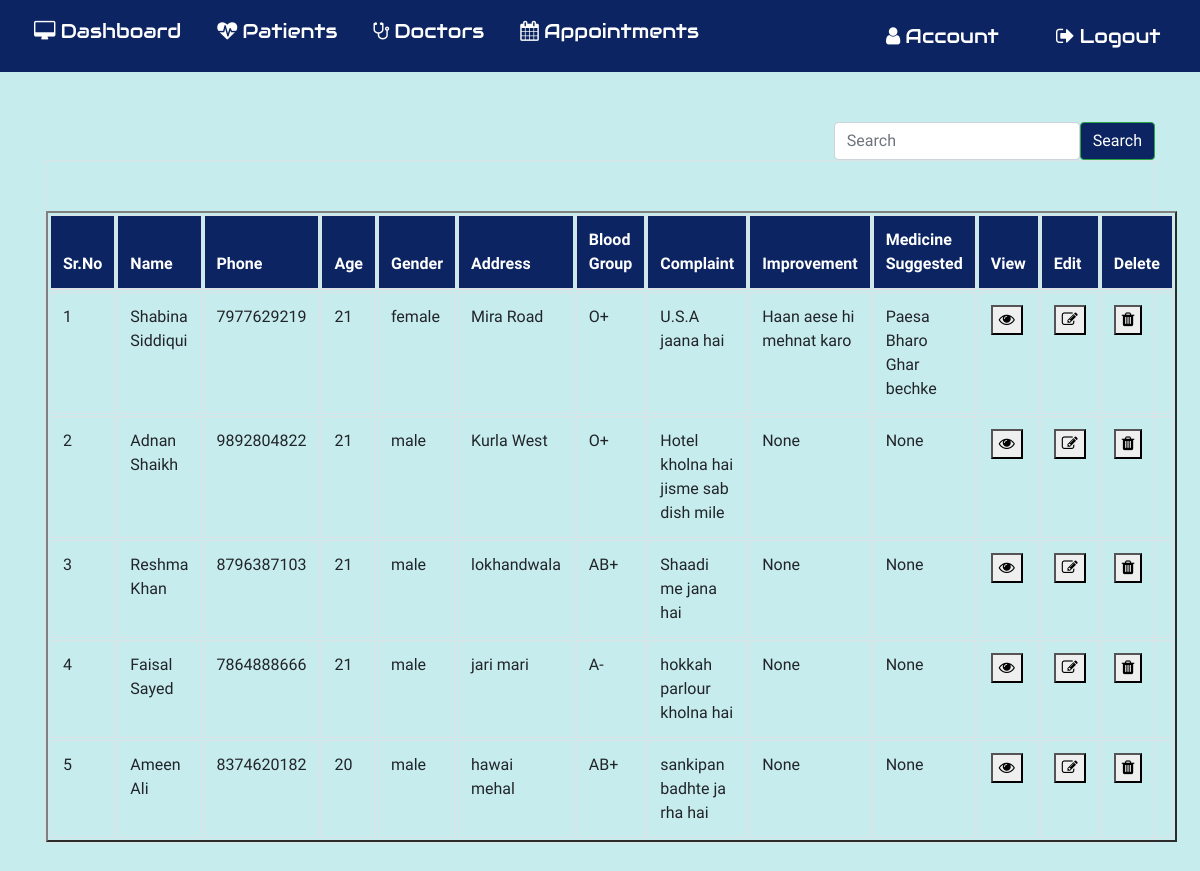
Screenshot of /patientrecord (signed in) with the database file from the repository.
### application/routes.py (models this page shows, shortened)
class Patient(db.Model):
  __tablename__ = 'Patient'
  id = db.Column(db.Integer, primary_key=True)
  pname = db.Column(db.String(20))
  age= db.Column(db.String(20))
  phone=db.Column(db.String(20))
  gender=db.Column(db.String(10))
  bgroup=db.Column(db.String(5))
  state=db.Column(db.String(15))
  address=db.Column(db.String(100))
  mstatus=db.Column(db.String(10))
  complaint=db.Column(db.String(5000))
  improvement=db.Column(db.String(5000))
  medicine_suggested=db.Column(db.String(5000))
  pat_image = db.Column(db.String(20), nullable=False, default='default.jpg')

### application/routes.py (the view, shortened to what this page needs)
@app.route('/patientrecord', methods = ['GET','POST'])
def patientrecord():
  if 'username' in session:
    if request.method == 'GET':
      patrcd= Patient.query.all()
      return render_template("patientrecord.html",patrcd=patrcd)
    return render_template('patientrecord.html')
  else:
    return redirect( url_for('login') )
  return render_template('patientrecord.html')

### application/templates/patientrecord.html (shortened to what this page needs)
{% extends 'layout.html' %}{% include "includes/nav.html" %}{% block content%}
<div class="container">
  <div class="search-box">
    <form class="d-flex" action="" method="POST">
      <input
        class="form-control me-2"
        type="search"
        placeholder="Search"
        name="pname"
        id="pname"
        aria-label="Search"
      />
      <button class="btn btn-outline-success" type="submit">Search</button>
    </form>
  </div>
  <div class="table table-bordered table-hover">
    {% if patrcd %}
    <table border="2" cellpadding="5px">
      <thead class="thead">
        <tr>
          <th scope="col">Sr.No</th>
          <th scope="col">Name</th>
          <th scope="col">Phone</th>
          <th scope="col">Age</th>
          <th scope="col">Gender</th>
          <th scope="col">Address</th>
          <th scope="col">Blood Group</th>
          <th scope="col">Complaint</th>
          <th scope="col">Improvement</th>
          <th scope="col">Medicine Suggested</th>
          <th scope="col">View</th>
          <th scope="col">Edit</th>
          <th scope="col">Delete</th>
        </tr>
      </thead>
      {% for i in patrcd %}
      <tr scope="row">
        <td></td>
        <td>{{ i.pname }}</td>
        <td>{{ i.phone }}</td>
        <td>{{ i.age }}</td>
        <td>{{ i.gender }}</td>
        <td>{{ i.address }}</td>
        <td>{{ i.bgroup }}</td>
        <td>{{ i.complaint }}</td>
        <td>{{ i.improvement }}</td>
        <td>{{ i.medicine_suggested }}</td>
        <td>
          <button
            type="button"
            class="dbutton"
            onclick="window.location='viewapp/{{ i.id }}'"
          >
            <i class="fa fa-eye" aria-hidden="true"></i>
          </button>
        </td>
        <td>
          <button
            type="button"
            class="ubutton"
            onclick="window.location='editpatientdetail/{{ i.id }}'"
          >
            <i class="fa fa-pencil-square-o" aria-hidden="true"></i>
          </button>
        </td>
        <td>
          <button
            type="button"
            class="dbutton"
            onclick="window.location='deletepatientdetail/{{ i.id }}'"
          >
            <i class="fa fa-trash" aria-hidden="true"></i>
          </button>
        </td>
      </tr>
      {% endfor %}
    </table>
    {% endif %}
  </div>
</div>
{% endblock content %}

### application/static/main.css (style rules this page uses)
body { background: #c7ecee; height: 100vh; width: 100vw; background-size: cover; background-position: center; font-family: "Dosis", sans-serif; }

### application/static/newpatient.css (style rules this page uses)
input { width: 100%; }

### application/static/patrcd.css (style rules this page uses)
body { counter-reset: Serial; }
table { border-collapse: separate; }
tr td:first-child:before { counter-increment: Serial; content: counter(Serial); }
table { margin-top: 50px; }
.container { display: flex; flex-direction: column; height: 100vh; }
.search-box { align-self: flex-end; margin-top: 50px; }
.search-box button { background: #0c2461; color: white; }
.thead { background: #0c2461; color: white; }

### rows the page displays
Patient: pname "Shabina Siddiqui", phone "7977629219", age "21", gender "female", address "Mira Road", bgroup "O+", complaint "U.S.A jaana hai", improvement "Haan aese hi mehnat karo", medicine_suggested "Paesa Bharo Ghar bechke"
Patient: pname "Adnan Shaikh", phone "9892804822", age "21", gender "male", address "Kurla West", bgroup "O+", complaint "Hotel kholna hai jisme sab dish mile", improvement "None", medicine_suggested "None"
Patient: pname "Reshma Khan", phone "8796387103", age "21", gender "male", address "lokhandwala", bgroup "AB+", complaint "Shaadi me jana hai", improvement "None", medicine_suggested "None"
Patient: pname "Faisal Sayed", phone "7864888666", age "21", gender "male", address "jari mari", bgroup "A-", complaint "hokkah parlour kholna hai", improvement "None", medicine_suggested "None"
Patient: pname "Ameen Ali", phone "8374620182", age "20", gender "male", address "hawai mehal", bgroup "AB+", complaint "sankipan badhte ja rha hai", improvement "None", medicine_suggested "None"
